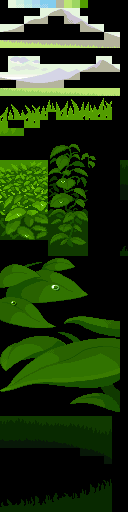
#> input picture pokeconfluence/test/compression/large_mode_4.png, 128 x 512 px
$ python harmonize_palette.py out ../../../pokeconfluence/test/compression/large_mode_4.png
#> lines starting #> are read from the running program, lines starting #| are printed output that depends on the picture
### tools/poke-asset-tools/bin/asset_common.py
#!/usr/bin/env python3
"""
asset_common.py - Shared Core Library for GBA Retro Asset Tools & Compilers.
Provides GBA 15-bit color snapping, palette read/write (JASC, ACT, GBAPAL, C),
tile transformations, MSE diffing, and environment bootstrapping.
"""

import os
import struct
import sys
from pathlib import Path


# --- BOOTSTRAP ENVIRONMENT ---
def ensure_dependencies():
    """Ensure Pillow and NumPy are imported, re-executing with workspace venv if needed."""
    try:
        import numpy
        import PIL
    except ImportError:
        ws_root = Path(__file__).resolve().parents[3]
        venv_candidates = [
            ws_root / "pokeconfluence" / ".venv" / "bin" / "python",
            ws_root / ".venv" / "bin" / "python",
            Path("/home/mosberg/wsl_projects/pokemon/pokeconfluence/.venv/bin/python")
        ]
        for venv_py in venv_candidates:
            if venv_py.exists() and sys.executable != str(venv_py):
                os.execv(str(venv_py), [str(venv_py)] + sys.argv)
        raise RuntimeError("Pillow and NumPy are required. Please run inside the project virtualenv.")

# --- COLOR MATH & BGR555 CONVERSION ---
# [6 lines left out: function snap_to_gba_15bit, not called in this run]

to_gba_color = snap_to_gba_15bit

# [100 lines left out: functions rgb888_to_bgr555, bgr555_to_rgb888, read_jasc_pal, write_jasc_pal, read_act, write_act and 5 more, not called in this run]

### tools/poke-asset-tools/bin/harmonize_palette.py
#!/usr/bin/env python3
import sys
from pathlib import Path

# Add tool directory to path and bootstrap dependencies
sys.path.insert(0, str(Path(__file__).resolve().parent))
try:
    import asset_common

    asset_common.ensure_dependencies()
except ImportError:
    pass

import sys
from pathlib import Path

import numpy as np
from PIL import Image


def to_gba_color(rgb):
    """Clamps 8-bit RGB down to 5-bit channel depth (GBA 15-bit)."""
    return tuple(int(round(c * 31 / 255) * 255 / 31) for c in rgb)

def load_or_create_shared_palette(source_images, colors=15):
    """Builds a shared 15-color palette from a batch of images using k-means/median cut."""
#> called with colors = 15
    combined_pixels = []
    for path in source_images:
        img = Image.open(path).convert("RGBA")
        np_img = np.array(img)
        visible = np_img[np_img[:, :, 3] >= 128][:, :3]
        if len(visible) > 0:
            combined_pixels.append(visible)

    all_vis = np.vstack(combined_pixels)
    temp_img = Image.fromarray(all_vis.reshape(-1, 1, 3).astype(np.uint8), "RGB")
    q = temp_img.quantize(colors=colors, method=Image.Quantize.MEDIANCUT)
    raw = q.getpalette()[: colors * 3]
#> raw = 45 values, max 246 at index 1, min 0 at index 17, mean 86.49

    shared_palette = [to_gba_color(raw[i:i+3]) for i in range(0, len(raw), 3)]
#> shared_palette = [(230, 246, 222), (213, 213, 230), (180, 222, 123), (180, 180, 164), (123, 197, 16), (82, 156, 0), (65, 131, 0), (49, 115, 0), (41, 98, 0), (32, 90, 0), (24, 82, 0), (16, 57, 0), (8, 41, 0), (8, 24, 8), (0, 0, 0)]
    return shared_palette

def harmonize_image(img_path, output_path, shared_palette):
    """Maps an RGBA sprite to a fixed shared 16-color palette (index 0 = transparency)."""
    img = Image.open(img_path).convert("RGBA")
    np_img = np.array(img)
    alpha = np_img[:, :, 3]
    rgb = np_img[:, :, :3]

    h, w, _ = rgb.shape
    out_indices = np.zeros((h, w), dtype=np.uint8)

    palette_arr = np.array(shared_palette)  # shape (15, 3)

    for y in range(h):
        for x in range(w):
            if alpha[y, x] < 128:
                out_indices[y, x] = 0
            else:
                pixel = to_gba_color(rgb[y, x])
                # Find nearest color in the shared palette
                distances = np.sum((palette_arr - pixel) ** 2, axis=1)
                best_idx = np.argmin(distances)
                out_indices[y, x] = best_idx + 1  # 1-indexed

    # Construct standard 256-color palette buffer with #FF00FF as slot 0
    full_pal = [255, 0, 255]
    for c in shared_palette:
        full_pal.extend(c)
    while len(full_pal) < 768:
        full_pal.extend([0, 0, 0])

    out_img = Image.fromarray(out_indices, mode="P")
    out_img.putpalette(full_pal)
    out_img.save(output_path, format="PNG")
    print(f"[✓] Harmonized: {output_path}")

if __name__ == "__main__":
    if len(sys.argv) < 3:
        print("Usage: python harmonize_palette.py <output_dir> <image1.png> [image2.png ...]")
        sys.exit(1)

    out_dir = Path(sys.argv[1])
    out_dir.mkdir(parents=True, exist_ok=True)
    src_images = sys.argv[2:]

    print(f"[*] Calculating shared 15-color palette across {len(src_images)} images...")
    master_pal = load_or_create_shared_palette(src_images, colors=15)
#> master_pal has the same summary as shared_palette in load_or_create_shared_palette

    for src in src_images:
        dest = out_dir / Path(src).name
        harmonize_image(src, dest, master_pal)
#> in harmonize_image, `alpha = np_img[:, :, 3]`: alpha: shape (512, 128); every value is 255
#> in harmonize_image, rgb is the input picture: shape (512, 128, 3); mean R, G, B 32.4, 55, 16.5
#> in harmonize_image, `palette_arr = np.array(shared_palette)`: palette_arr = 15 rows, first 8: [230, 246, 222], [213, 213, 230], [180, 222, 123], [180, 180, 164], [123, 197, 16], [82, 156, 0], [65, 131, 0], [49, 115, 0]
#> after the loop in harmonize_image, `for y in range(h):`:
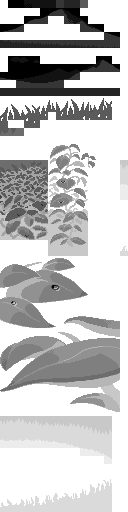
#> out_indices: shape (512, 128); min 1, max 15, mean 11.84; drawn with min black and max white
#> in harmonize_image, `full_pal = [255, 0, 255]`: full_pal = [255, 0, 255]
#> the loop in harmonize_image, `for c in shared_palette:` made 15 passes
#> after the loop in harmonize_image, `for c in shared_palette:`: full_pal = 48 values, max 255 at index 0, min 0 at index 1, mean 91.17
#> after the loop in harmonize_image, `while len(full_pal) < 768:`: full_pal = 768 values, max 255 at index 0, min 0 at index 1, mean 5.7
#> in harmonize_image, `out_img = Image.fromarray(out_indices, mode="P")`: out_img: PIL image 128x512 P; every value is 0
